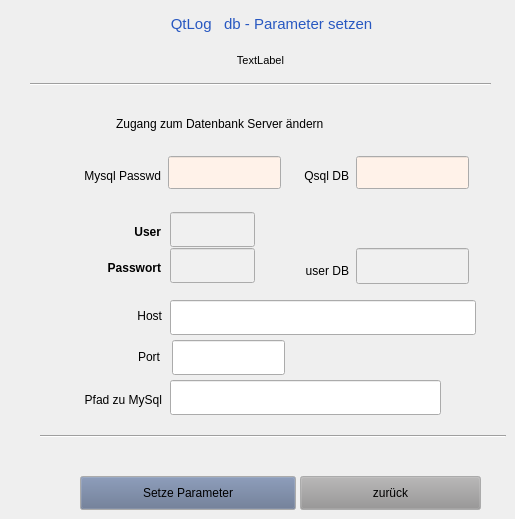
    <widget class="QWidget" name="page_2">
     <widget class="QLabel" name="label_6">
      <property name="geometry">
       <rect>
        <x>67</x>
        <y>12</y>
        <width>409</width>
        <height>24</height>
       </rect>
      </property>
      <property name="palette">
       <palette>
        <active>
         <colorrole role="WindowText">
          <brush brushstyle="SolidPattern">
           <color alpha="255">
            <red>40</red>
            <green>88</green>
            <blue>193</blue>
           </color>
          </brush>
         </colorrole>
        </active>
        <inactive>
         <colorrole role="WindowText">
          <brush brushstyle="SolidPattern">
           <color alpha="255">
            <red>40</red>
            <green>88</green>
            <blue>193</blue>
           </color>
          </brush>
         </colorrole>
        </inactive>
        <disabled>
         <colorrole role="WindowText">
          <brush brushstyle="SolidPattern">
           <color alpha="255">
            <red>146</red>
            <green>145</green>
            <blue>144</blue>
           </color>
          </brush>
         </colorrole>
        </disabled>
       </palette>
      </property>
      <property name="font">
       <font>
        <pointsize>11</pointsize>
       </font>
      </property>
      <property name="text">
       <string>QtLog   db - Parameter setzen</string>
      </property>
      <property name="alignment">
       <set>Qt::AlignCenter</set>
      </property>
     </widget>
     <widget class="Line" name="line_2">
      <property name="geometry">
       <rect>
        <x>30</x>
        <y>76</y>
        <width>461</width>
        <height>16</height>
       </rect>
      </property>
      <property name="orientation">
       <enum>Qt::Horizontal</enum>
      </property>
     </widget>
     <widget class="QPushButton" name="ButtonSetParam">
      <property name="geometry">
       <rect>
        <x>80</x>
        <y>476</y>
        <width>216</width>
        <height>34</height>
       </rect>
      </property>
      <property name="palette">
       <palette>
        <active>
         <colorrole role="Button">
          <brush brushstyle="SolidPattern">
           <color alpha="255">
            <red>96</red>
            <green>112</green>
            <blue>142</blue>
           </color>
          </brush>
         </colorrole>
        </active>
        <inactive>
         <colorrole role="Button">
          <brush brushstyle="SolidPattern">
           <color alpha="255">
            <red>96</red>
            <green>112</green>
            <blue>142</blue>
           </color>
          </brush>
         </colorrole>
        </inactive>
        <disabled>
         <colorrole role="Button">
          <brush brushstyle="SolidPattern">
           <color alpha="255">
            <red>96</red>
            <green>112</green>
            <blue>142</blue>
           </color>
          </brush>
         </colorrole>
        </disabled>
       </palette>
      </property>
      <property name="focusPolicy">
       <enum>Qt::NoFocus</enum>
      </property>
      <property name="text">
       <string>Setze Parameter</string>
      </property>
     </widget>
     <widget class="QPushButton" name="ButtonParamUpdateClose">
      <property name="geometry">
       <rect>
        <x>300</x>
        <y>476</y>
        <width>181</width>
        <height>34</height>
       </rect>
      </property>
      <property name="palette">
       <palette>
        <active>
         <colorrole role="Button">
          <brush brushstyle="SolidPattern">
           <color alpha="255">
            <red>149</red>
            <green>148</green>
            <blue>148</blue>
           </color>
          </brush>
         </colorrole>
        </active>
        <inactive>
         <colorrole role="Button">
          <brush brushstyle="SolidPattern">
           <color alpha="255">
            <red>149</red>
            <green>148</green>
            <blue>148</blue>
           </color>
          </brush>
         </colorrole>
        </inactive>
        <disabled>
         <colorrole role="Button">
          <brush brushstyle="SolidPattern">
           <color alpha="255">
            <red>149</red>
            <green>148</green>
            <blue>148</blue>
           </color>
          </brush>
         </colorrole>
        </disabled>
       </palette>
      </property>
      <property name="focusPolicy">
       <enum>Qt::NoFocus</enum>
      </property>
      <property name="text">
       <string>zurück</string>
      </property>
     </widget>
     <widget class="QLineEdit" name="pPathtoMySql">
      <property name="geometry">
       <rect>
        <x>170</x>
        <y>380</y>
        <width>271</width>
        <height>35</height>
       </rect>
      </property>
      <property name="font">
       <font>
        <weight>50</weight>
        <bold>false</bold>
       </font>
      </property>
      <property name="focusPolicy">
       <enum>Qt::NoFocus</enum>
      </property>
     </widget>
     <widget class="Line" name="line_4">
      <property name="geometry">
       <rect>
        <x>40</x>
        <y>428</y>
        <width>466</width>
        <height>16</height>
       </rect>
      </property>
      <property name="orientation">
       <enum>Qt::Horizontal</enum>
      </property>
     </widget>
     <widget class="QLabel" name="label_14">
      <property name="geometry">
       <rect>
        <x>56</x>
        <y>304</y>
        <width>106</width>
        <height>24</height>
       </rect>
      </property>
      <property name="text">
       <string>Host</string>
      </property>
      <property name="alignment">
       <set>Qt::AlignRight|Qt::AlignTrailing|Qt::AlignVCenter</set>
      </property>
     </widget>
     <widget class="QLabel" name="label_15">
      <property name="geometry">
       <rect>
        <x>16</x>
        <y>388</y>
        <width>146</width>
        <height>24</height>
       </rect>
      </property>
      <property name="text">
       <string>Pfad zu MySql</string>
      </property>
      <property name="alignment">
       <set>Qt::AlignRight|Qt::AlignTrailing|Qt::AlignVCenter</set>
      </property>
     </widget>
     <widget class="QLineEdit" name="pHost">
      <property name="geometry">
       <rect>
        <x>170</x>
        <y>300</y>
        <width>306</width>
        <height>35</height>
       </rect>
      </property>
      <property name="font">
       <font>
        <weight>50</weight>
        <bold>false</bold>
       </font>
      </property>
      <property name="focusPolicy">
       <enum>Qt::NoFocus</enum>
      </property>
      <property name="text">
       <string/>
      </property>
     </widget>
     <widget class="QLabel" name="label_16">
      <property name="geometry">
       <rect>
        <x>84</x>
        <y>344</y>
        <width>76</width>
        <height>26</height>
       </rect>
      </property>
      <property name="text">
       <string>Port</string>
      </property>
      <property name="alignment">
       <set>Qt::AlignRight|Qt::AlignTrailing|Qt::AlignVCenter</set>
      </property>
     </widget>
     <widget class="QLineEdit" name="pPort">
      <property name="geometry">
       <rect>
        <x>172</x>
        <y>340</y>
        <width>113</width>
        <height>35</height>
       </rect>
      </property>
      <property name="font">
       <font>
        <weight>50</weight>
        <bold>false</bold>
       </font>
      </property>
      <property name="focusPolicy">
       <enum>Qt::NoFocus</enum>
      </property>
      <property name="text">
       <string/>
      </property>
     </widget>
     <widget class="QLabel" name="label_17">
      <property name="geometry">
       <rect>
        <x>76</x>
        <y>220</y>
        <width>85</width>
        <height>24</height>
       </rect>
      </property>
      <property name="font">
       <font>
        <weight>75</weight>
        <bold>true</bold>
       </font>
      </property>
      <property name="text">
       <string>User</string>
      </property>
      <property name="alignment">
       <set>Qt::AlignRight|Qt::AlignTrailing|Qt::AlignVCenter</set>
      </property>
     </widget>
     <widget class="QLabel" name="label_18">
      <property name="geometry">
       <rect>
        <x>20</x>
        <y>256</y>
        <width>141</width>
        <height>24</height>
       </rect>
      </property>
      <property name="font">
       <font>
        <weight>75</weight>
        <bold>true</bold>
       </font>
      </property>
      <property name="text">
       <string>Passwort</string>
      </property>
      <property name="alignment">
       <set>Qt::AlignRight|Qt::AlignTrailing|Qt::AlignVCenter</set>
      </property>
     </widget>
     <widget class="QLineEdit" name="pDbUser">
      <property name="geometry">
       <rect>
        <x>170</x>
        <y>212</y>
        <width>85</width>
        <height>35</height>
       </rect>
      </property>
      <property name="palette">
       <palette>
        <active>
         <colorrole role="Base">
          <brush brushstyle="SolidPattern">
           <color alpha="255">
            <red>240</red>
            <green>240</green>
            <blue>240</blue>
           </color>
          </brush>
         </colorrole>
        </active>
        <inactive>
         <colorrole role="Base">
          <brush brushstyle="SolidPattern">
           <color alpha="255">
            <red>240</red>
            <green>240</green>
            <blue>240</blue>
           </color>
          </brush>
         </colorrole>
        </inactive>
        <disabled>
         <colorrole role="Base">
          <brush brushstyle="SolidPattern">
           <color alpha="255">
            <red>244</red>
            <green>244</green>
            <blue>244</blue>
           </color>
          </brush>
         </colorrole>
        </disabled>
       </palette>
      </property>
      <property name="font">
       <font>
        <weight>50</weight>
        <bold>false</bold>
       </font>
      </property>
      <property name="focusPolicy">
       <enum>Qt::StrongFocus</enum>
      </property>
     </widget>
     <widget class="QLineEdit" name="pUserPasswd">
      <property name="geometry">
       <rect>
        <x>170</x>
        <y>248</y>
        <width>85</width>
        <height>35</height>
       </rect>
      </property>
      <property name="palette">
       <palette>
        <active>
         <colorrole role="Base">
          <brush brushstyle="SolidPattern">
           <color alpha="255">
            <red>240</red>
            <green>240</green>
            <blue>240</blue>
           </color>
          </brush>
         </colorrole>
        </active>
        <inactive>
         <colorrole role="Base">
          <brush brushstyle="SolidPattern">
           <color alpha="255">
            <red>240</red>
            <green>240</green>
            <blue>240</blue>
           </color>
          </brush>
         </colorrole>
        </inactive>
        <disabled>
         <colorrole role="Base">
          <brush brushstyle="SolidPattern">
           <color alpha="255">
            <red>244</red>
            <green>244</green>
            <blue>244</blue>
           </color>
          </brush>
         </colorrole>
        </disabled>
       </palette>
      </property>
      <property name="font">
       <font>
        <weight>50</weight>
        <bold>false</bold>
       </font>
      </property>
      <property name="focusPolicy">
       <enum>Qt::StrongFocus</enum>
      </property>
      <property name="echoMode">
       <enum>QLineEdit::Password</enum>
      </property>
     </widget>
     <widget class="QLabel" name="labelVersion2">
      <property name="geometry">
       <rect>
        <x>75</x>
        <y>48</y>
        <width>371</width>
        <height>24</height>
       </rect>
      </property>
      <property name="font">
       <font>
        <pointsize>8</pointsize>
        <weight>50</weight>
        <bold>false</bold>
       </font>
      </property>
      <property name="text">
       <string>TextLabel</string>
      </property>
      <property name="alignment">
       <set>Qt::AlignCenter</set>
      </property>
     </widget>
     <widget class="QLabel" name="label_20">
      <property name="geometry">
       <rect>
        <x>260</x>
        <y>260</y>
        <width>89</width>
        <height>21</height>
       </rect>
      </property>
      <property name="text">
       <string>user DB</string>
      </property>
      <property name="alignment">
       <set>Qt::AlignRight|Qt::AlignTrailing|Qt::AlignVCenter</set>
      </property>
     </widget>
     <widget class="QLineEdit" name="pDbName">
      <property name="geometry">
       <rect>
        <x>356</x>
        <y>248</y>
        <width>113</width>
        <height>36</height>
       </rect>
      </property>
      <property name="palette">
       <palette>
        <active>
         <colorrole role="Base">
          <brush brushstyle="SolidPattern">
           <color alpha="255">
            <red>240</red>
            <green>240</green>
            <blue>240</blue>
           </color>
          </brush>
         </colorrole>
        </active>
        <inactive>
         <colorrole role="Base">
          <brush brushstyle="SolidPattern">
           <color alpha="255">
            <red>240</red>
            <green>240</green>
            <blue>240</blue>
           </color>
          </brush>
         </colorrole>
        </inactive>
        <disabled>
         <colorrole role="Base">
          <brush brushstyle="SolidPattern">
           <color alpha="255">
            <red>244</red>
            <green>244</green>
            <blue>244</blue>
           </color>
          </brush>
         </colorrole>
        </disabled>
       </palette>
      </property>
      <property name="font">
       <font>
        <weight>50</weight>
        <bold>false</bold>
       </font>
      </property>
     </widget>
     <widget class="QLabel" name="label_8">
      <property name="geometry">
       <rect>
        <x>116</x>
        <y>112</y>
        <width>377</width>
        <height>23</height>
       </rect>
      </property>
      <property name="text">
       <string>Zugang zum Datenbank Server ändern</string>
      </property>
     </widget>
     <widget class="QLineEdit" name="pRootPasswd">
      <property name="geometry">
       <rect>
        <x>168</x>
        <y>156</y>
        <width>113</width>
        <height>33</height>
       </rect>
      </property>
      <property name="palette">
       <palette>
        <active>
         <colorrole role="Base">
          <brush brushstyle="SolidPattern">
           <color alpha="255">
            <red>255</red>
            <green>242</green>
            <blue>233</blue>
           </color>
          </brush>
         </colorrole>
        </active>
        <inactive>
         <colorrole role="Base">
          <brush brushstyle="SolidPattern">
           <color alpha="255">
            <red>255</red>
            <green>242</green>
            <blue>233</blue>
           </color>
          </brush>
         </colorrole>
        </inactive>
        <disabled>
         <colorrole role="Base">
          <brush brushstyle="SolidPattern">
           <color alpha="255">
            <red>244</red>
            <green>244</green>
            <blue>244</blue>
           </color>
          </brush>
         </colorrole>
        </disabled>
       </palette>
      </property>
      <property name="font">
       <font>
        <weight>50</weight>
        <bold>false</bold>
       </font>
      </property>
      <property name="focusPolicy">
       <enum>Qt::StrongFocus</enum>
      </property>
      <property name="echoMode">
       <enum>QLineEdit::Password</enum>
      </property>
     </widget>
     <widget class="QLabel" name="label_28">
      <property name="geometry">
       <rect>
        <x>16</x>
        <y>164</y>
        <width>145</width>
        <height>23</height>
       </rect>
      </property>
      <property name="text">
       <string>Mysql Passwd</string>
      </property>
      <property name="alignment">
       <set>Qt::AlignRight|Qt::AlignTrailing|Qt::AlignVCenter</set>
      </property>
     </widget>
     <widget class="QLabel" name="label_30">
      <property name="geometry">
       <rect>
        <x>256</x>
        <y>164</y>
        <width>93</width>
        <height>23</height>
       </rect>
      </property>
      <property name="text">
       <string>Qsql DB</string>
      </property>
      <property name="alignment">
       <set>Qt::AlignRight|Qt::AlignTrailing|Qt::AlignVCenter</set>
      </property>
     </widget>
     <widget class="QLineEdit" name="pQsqlDb">
      <property name="geometry">
       <rect>
        <x>356</x>
        <y>156</y>
        <width>113</width>
        <height>33</height>
       </rect>
      </property>
      <property name="palette">
       <palette>
        <active>
         <colorrole role="Base">
          <brush brushstyle="SolidPattern">
           <color alpha="255">
            <red>255</red>
            <green>242</green>
            <blue>233</blue>
           </color>
          </brush>
         </colorrole>
        </active>
        <inactive>
         <colorrole role="Base">
          <brush brushstyle="SolidPattern">
           <color alpha="255">
            <red>255</red>
            <green>242</green>
            <blue>233</blue>
           </color>
          </brush>
         </colorrole>
        </inactive>
        <disabled>
         <colorrole role="Base">
          <brush brushstyle="SolidPattern">
           <color alpha="255">
            <red>244</red>
            <green>244</green>
            <blue>244</blue>
           </color>
          </brush>
         </colorrole>
        </disabled>
       </palette>
      </property>
      <property name="font">
       <font>
        <weight>50</weight>
        <bold>false</bold>
       </font>
      </property>
      <property name="focusPolicy">
       <enum>Qt::NoFocus</enum>
      </property>
      <property name="echoMode">
       <enum>QLineEdit::Normal</enum>
      </property>
     </widget>
    </widget>
